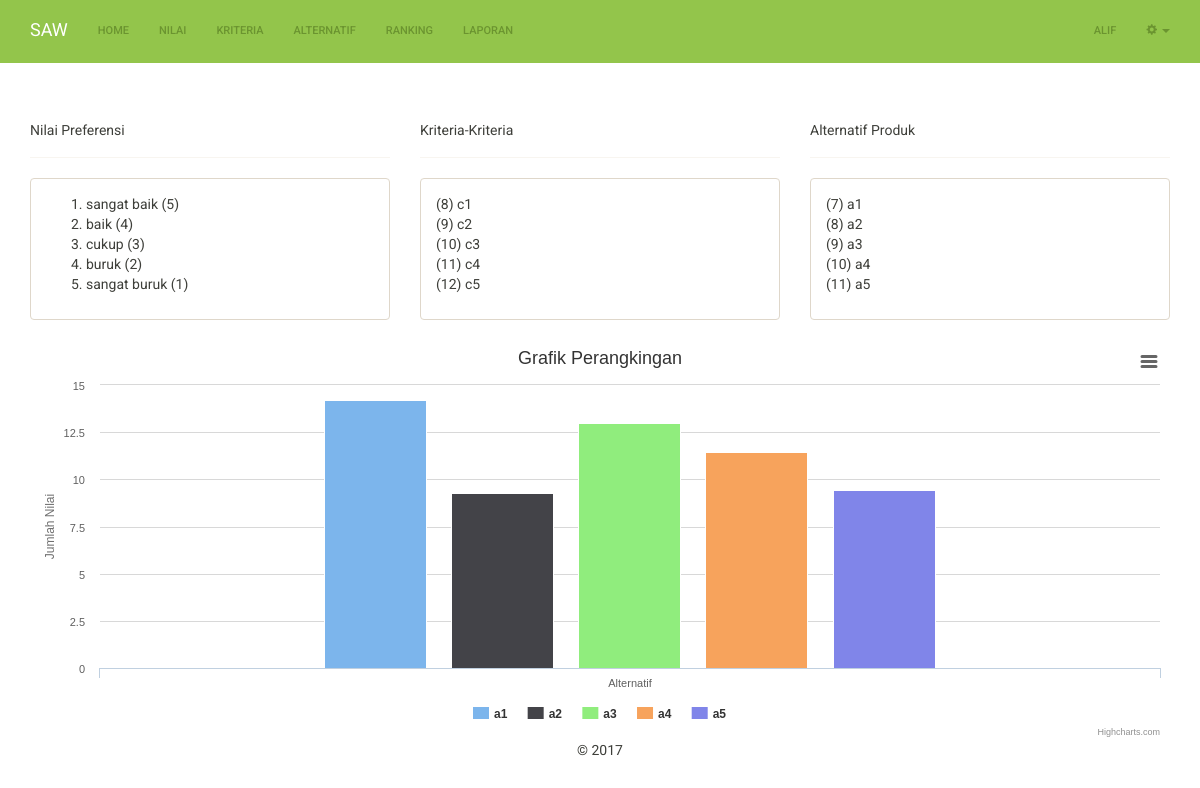
Screenshot of /index.php (signed in) with the database file from the repository.
### tables this page shows
CREATE TABLE IF NOT EXISTS `nilai` (
  `id_nilai` int(6) NOT NULL,
  `ket_nilai` varchar(45) NOT NULL,
  `jum_nilai` double NOT NULL
);

CREATE TABLE IF NOT EXISTS `kriteria` (
  `id_kriteria` int(11) NOT NULL,
  `nama_kriteria` varchar(255) NOT NULL,
  `tipe_kriteria` varchar(10) NOT NULL,
  `bobot_kriteria` double NOT NULL
);

CREATE TABLE IF NOT EXISTS `alternatif` (
  `id_alternatif` int(11) NOT NULL,
  `nama_alternatif` varchar(255) NOT NULL,
  `hasil_alternatif` double NOT NULL
);

### includes/nilai.inc.php (called while the page is built, shortened)
<?php
class Nilai{
	private $conn;
	private $table_name = "nilai";
	public function __construct($db){
		$this->conn = $db;
	}
	function readAll(){
		$query = "SELECT * FROM ".$this->table_name." ORDER BY id_nilai ASC";
		$stmt = $this->conn->prepare( $query );
		$stmt->execute();
		return $stmt;
	}
}
?>

### includes/kriteria.inc.php (called while the page is built, shortened)
<?php
class Kriteria{
	private $conn;
	private $table_name = "kriteria";
	public function __construct($db){
		$this->conn = $db;
	}
	function readAll(){
		$query = "SELECT * FROM ".$this->table_name." ORDER BY id_kriteria ASC";
		$stmt = $this->conn->prepare( $query );
		$stmt->execute();
		return $stmt;
	}
}
?>

### includes/alternatif.inc.php (called while the page is built, shortened)
<?php
class Alternatif{
	private $conn;
	private $table_name = "alternatif";
	public function __construct($db){
		$this->conn = $db;
	}
	function readAll(){
		$query = "SELECT * FROM ".$this->table_name." ORDER BY id_alternatif ASC";
		$stmt = $this->conn->prepare( $query );
		$stmt->execute();
		return $stmt;
	}
}
?>

### index.php (the view, shortened to what this page needs)
<?php
include_once 'header.php';
include_once 'includes/nilai.inc.php';
$pro3 = new Nilai($db);
$stmt3 = $pro3->readAll();
include_once 'includes/alternatif.inc.php';
$pro1 = new Alternatif($db);
$stmt1 = $pro1->readAll();
include_once 'includes/kriteria.inc.php';
$pro2 = new Kriteria($db);
$stmt2 = $pro2->readAll();
?>
		<div class="row">
		  <div class="col-xs-12 col-sm-12 col-md-4">
		  	<div class="page-header">
			  <h5>Nilai Preferensi</h5>
			</div>
			<div class="panel panel-default">
			  <div class="panel-body">
			    <ol>
			    	<?php
					while ($row3 = $stmt3->fetch(PDO::FETCH_ASSOC)){
					?>
				  	<li><?php echo $row3['ket_nilai'] ?> (<?php echo $row3['jum_nilai'] ?>)</li>
				  	<?php
					}
				  	?>
				</ol>
			  </div>
			</div>
		  </div>
		  <div class="col-xs-12 col-sm-12 col-md-4">
		  	<div class="page-header">
			  <h5>Kriteria-Kriteria</h5>
			</div>
			<div class="panel panel-default">
			  <div class="panel-body">
			    <ol class="list-unstyled">
			    	<?php
					while ($row2 = $stmt2->fetch(PDO::FETCH_ASSOC)){
					?>
				  	<li>(<?php echo $row2['id_kriteria'] ?>) <?php echo $row2['nama_kriteria'] ?></li>
				  	<?php
					}
				  	?>
				</ol>
			  </div>
			</div>
		  </div>
		  <div class="col-xs-12 col-sm-12 col-md-4">
		  	<div class="page-header">
			  <h5>Alternatif Produk</h5>
			</div>
			<div class="panel panel-default">
			  <div class="panel-body">
			    <ol class="list-unstyled">
			    	<?php
					while ($row1 = $stmt1->fetch(PDO::FETCH_ASSOC)){
					?>
				  	<li>(<?php echo $row1['id_alternatif'] ?>) <?php echo $row1['nama_alternatif'] ?></li>
				  	<?php
					}
				  	?>
				</ol>
			  </div>
			</div>
		  </div>
		</div>
		<div id="container2" style="min-width: 310px; height: 400px; margin: 0 auto"></div>
		<footer class="text-center">&copy; 2017</footer>
	</div>
	</body>
</html>

### header.php (shortened to what this page needs)
<!DOCTYPE html>
<html lang="en">
	<head>
    <link href="css/bootstrap.min.css" rel="stylesheet">
    <link href="css/dataTables.bootstrap.min.css" rel="stylesheet">
	</head>
	<body>
		<nav class="navbar navbar-inverse navbar-static-top">
			<div class="container">
				<div class="navbar-header">
					<a class="navbar-brand" href="index.php">SAW</a>
				</div>
				<div class="collapse navbar-collapse" id="bs-example-navbar-collapse-1">
					<ul class="nav navbar-nav">
						<li><a href="index.php">Home</a></li>
						<li><a href="nilai.php">Nilai</a></li>
						<li><a href="kriteria.php">Kriteria</a></li>
						<li><a href="alternatif.php">Alternatif</a></li>
						<li><a href="ranking.php">Ranking</a></li>
						<li><a href="laporan.php">Laporan</a></li>
					</ul>
					<ul class="nav navbar-nav navbar-right">
						<li><a href="profil.php"><?php echo $_SESSION['nama_lengkap']?></a></li>
						<li class="dropdown">
							<a href="#" class="dropdown-toggle" role="button" aria-haspopup="true" aria-expanded="false"><span class="glyphicon glyphicon-cog"></span> <span class="caret"></a>
						</li>
					</ul>
				</div>
			</div>
		</nav>
	<div class="container">

### rows the page displays
nilai: ket_nilai "sangat baik", jum_nilai "5"
nilai: ket_nilai "baik", jum_nilai "4"
nilai: ket_nilai "cukup", jum_nilai "3"
nilai: ket_nilai "buruk", jum_nilai "2"
nilai: ket_nilai "sangat buruk", jum_nilai "1"
kriteria: id_kriteria "8", nama_kriteria "c1"
kriteria: id_kriteria "9", nama_kriteria "c2"
kriteria: id_kriteria "10", nama_kriteria "c3"
kriteria: id_kriteria "11", nama_kriteria "c4"
kriteria: id_kriteria "12", nama_kriteria "c5"
alternatif: id_alternatif "7", nama_alternatif "a1"
alternatif: id_alternatif "8", nama_alternatif "a2"
alternatif: id_alternatif "9", nama_alternatif "a3"
alternatif: id_alternatif "10", nama_alternatif "a4"
alternatif: id_alternatif "11", nama_alternatif "a5"

### other values shown
$_SESSION['nama_lengkap'] "ALIF"
